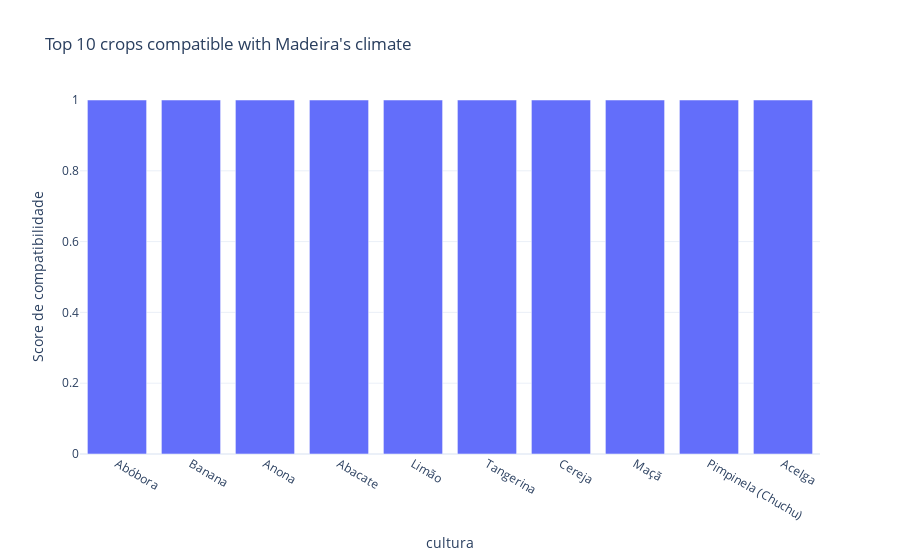

Write notebook code for a chart like this one.
### Code cell
import plotly.express as px

fig = px.bar(
    df_ranked.head(10),
    x="cultura",
    y="score_agro",
    title="Top 10 crops compatible with Madeira's climate",
    labels={"score_agro": "Score de compatibilidade"},
    text="score_agro"
)

fig.update_traces(texttemplate="%{text:.2f}", textposition="outside")
fig.update_layout(yaxis=dict(range=[0,1]), template="plotly_white")
fig.show()

### Figure 1 — Plotly figure (JSON) as saved in the notebook; plotly's stock layout.template omitted (floating-point values rounded to 4 significant figures)
{"data": [{"hovertemplate": "cultura=%{x}<br>Score de compatibilidade=%{text}<extra></extra>", "legendgroup": "", "marker": {"color": "#636efa", "pattern": {"shape": ""}}, "name": "", "orientation": "v", "showlegend": false, "text": [1.0, 1.0, 1.0, 1.0, 1.0, 1.0, 1.0, 1.0, 1.0, 1.0], "textposition": "outside", "texttemplate": "%{text:.2f}", "type": "bar", "x": ["Abóbora", "Banana", "Anona", "Abacate", "Limão", "Tangerina", "Cereja", "Maçã", "Pimpinela (Chuchu)", "Acelga"], "xaxis": "x", "y": [1.0, 1.0, 1.0, 1.0, 1.0, 1.0, 1.0, 1.0, 1.0, 1.0], "yaxis": "y"}], "layout": {"barmode": "relative", "legend": {"tracegroupgap": 0}, "title": {"text": "Top 10 crops compatible with Madeira's climate"}, "xaxis": {"anchor": "y", "domain": [0, 1], "title": {"text": "cultura"}}, "yaxis": {"anchor": "x", "domain": [0, 1], "range": [0, 1], "title": {"text": "Score de compatibilidade"}}}}
